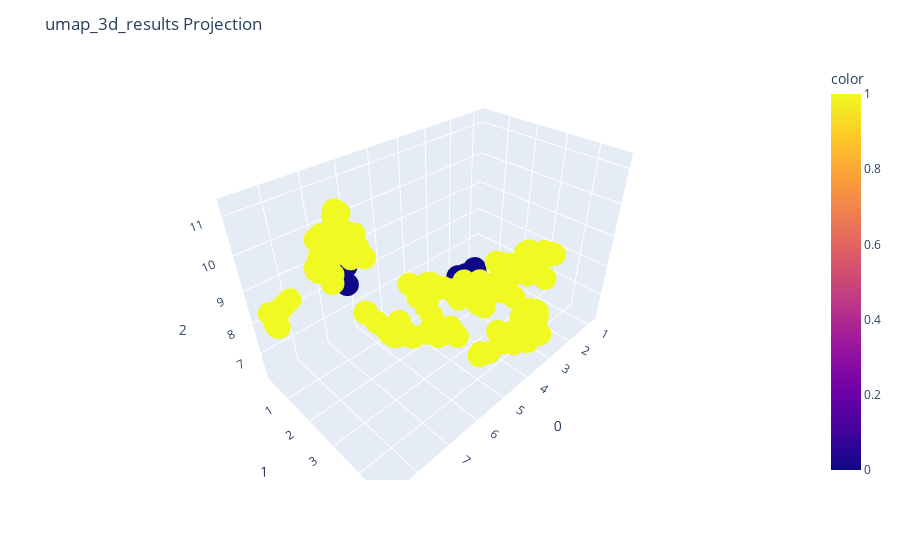

Here is the notebook cell this chart was saved with:
### Code cell
from umap import UMAP
umap_3d=UMAP(n_components=3)
umap_3d_results=umap_3d.fit_transform(preprocessed_data)
fig=px.scatter_3d(
    umap_3d_results,x=0,y=1,z=2,color=y
)
fig.update_layout(
    title_text="umap_3d_results Projection",
    legend_title_text='y'    
)
fig.show()

### Figure 1 — Plotly figure (JSON) as saved in the notebook; plotly's stock layout.template omitted (floating-point values rounded to 4 significant figures; data arrays with more than 128 entries replaced by an {"elided": "..."} marker saying what was removed)
{"data": [{"hovertemplate": "0=%{x}<br>1=%{y}<br>2=%{z}<br>color=%{marker.color}<extra></extra>", "legendgroup": "", "marker": {"color": {"elided": "205 int values"}, "coloraxis": "coloraxis", "symbol": "circle"}, "mode": "markers", "name": "", "scene": "scene", "showlegend": false, "type": "scatter3d", "x": {"elided": "205 float values"}, "y": {"elided": "205 float values"}, "z": {"elided": "205 float values"}}], "layout": {"coloraxis": {"colorbar": {"title": {"text": "color"}}, "colorscale": [[0, "#0d0887"], [0.1111, "#46039f"], [0.2222, "#7201a8"], [0.3333, "#9c179e"], [0.4444, "#bd3786"], [0.5556, "#d8576b"], [0.6667, "#ed7953"], [0.7778, "#fb9f3a"], [0.8889, "#fdca26"], [1, "#f0f921"]]}, "legend": {"title": {"text": "y"}, "tracegroupgap": 0}, "margin": {"t": 60}, "scene": {"domain": {"x": [0, 1], "y": [0, 1]}, "xaxis": {"title": {"text": "0"}}, "yaxis": {"title": {"text": "1"}}, "zaxis": {"title": {"text": "2"}}}, "title": {"text": "umap_3d_results Projection"}}}
